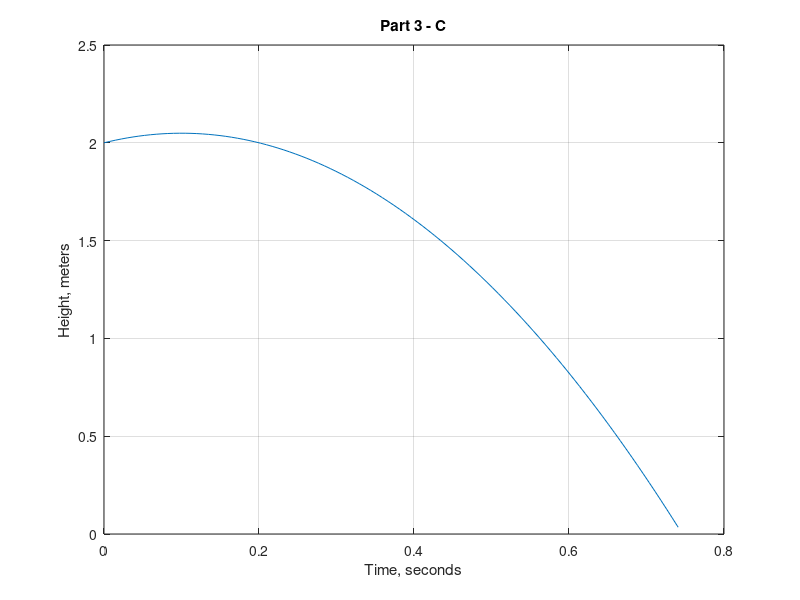

This chart was generated by the following MATLAB code:
a=1;
b=-0.2;
c=-0.4007;
val_1=(-(b)+sqrt(b.^2-4*a*c))/2*a
val_2=(-(b)-sqrt(b.^2-4*a*c))/2*a
t=linspace(0,val_1,100);
h=-4.905*t.^2+0.981*t+2.0;
x=0.1;
h_max=-4.905*x.^2+0.981*x+2.0
plot(t,h)
title('Part 3 - C')
xlabel('Time, seconds')
ylabel('Height, meters')
grid on